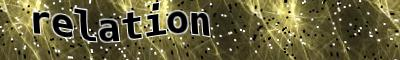
#> input picture douban/douban.jpg, 400 x 60 px
$ python douban_idt.py   (Python 2 division)
#> lines starting #> are read from the running program, lines starting #| are printed output that depends on the picture; after the words box and inside, x2 and y2 are one past the last pixel; in counts of white or black regions, pixels touching at a corner belong together
#!/usr/bin/env python
# coding=utf8

# version:1.0
# kali linux python 2.7.13
# author:TClion
# update:2017-10-17
# 豆瓣英文单词验证码识别

import Image
import pytesseract
import ImageFilter

threshold = 15    #二值化阀值，重要！
table = [0 if i < threshold else 1 for i in xrange(256)]

def string_idt():
    img = Image.open('douban.jpg')
#> img is the input picture: PIL image 400x60 RGB; mean R, G, B 102.5, 96.6, 60.9
    imgry = img.convert('L')    #灰度
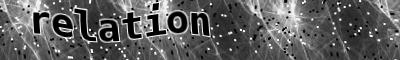
#> imgry: PIL image 400x60 L; min 0, max 255, mean 94.2
    pic = imgry.point(table, '1')   #二值化
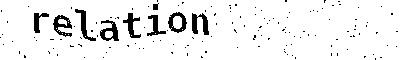
#> pic: PIL image 400x60 1; 92.8% white; 143 black regions (134 under 20 px), largest, box (x1, y1, x2, y2) and area: (192, 13, 209, 35) 209, (100, 20, 119, 41) 201, (53, 15, 72, 37) 199
    new_pic = pic.filter(ImageFilter.MedianFilter(3))   #中值过滤，重要！
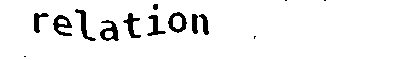
#> new_pic: PIL image 400x60 1; 93.9% white; 14 black regions (4 under 20 px), largest, box (x1, y1, x2, y2) and area: (53, 15, 72, 36) 203, (100, 20, 119, 41) 198, (168, 12, 187, 33) 189
    new_pic.save('douban_1.jpg')
    return new_pic


if __name__ == '__main__':
    img = string_idt()
#> (the run stopped early here; a loop or call above may not have finished)
